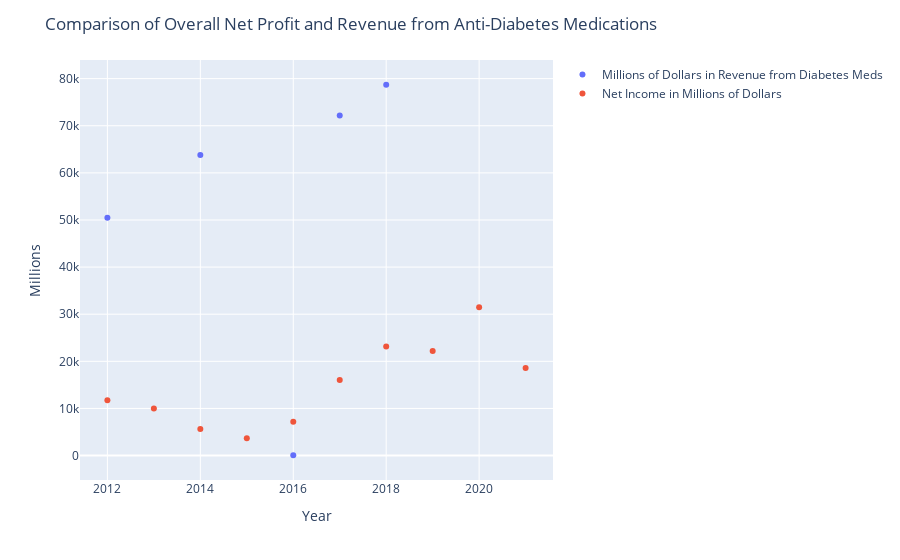

The code cell stored with this chart in its notebook:
### Code cell
fig4 = px.scatter (df, x = 'Year', y =  ["Millions of Dollars in Revenue from Diabetes Meds", "Net Income in Millions of Dollars"])

fig4.update_yaxes (title_text = "Millions")

fig4.update_layout(
    title_text = "Comparison of Overall Net Profit and Revenue from Anti-Diabetes Medications",
    legend_title = "")


fig4.show()

### Figure 1 — Plotly figure (JSON) as saved in the notebook; plotly's stock layout.template omitted (floating-point values rounded to 4 significant figures)
{"data": [{"hovertemplate": "variable=Millions of Dollars in Revenue from Diabetes Meds<br>Year=%{x}<br>value=%{y}<extra></extra>", "legendgroup": "Millions of Dollars in Revenue from Diabetes Meds", "marker": {"color": "#636efa", "symbol": "circle"}, "mode": "markers", "name": "Millions of Dollars in Revenue from Diabetes Meds", "orientation": "v", "showlegend": true, "type": "scatter", "x": [2012, 2013, 2014, 2015, 2016, 2017, 2018, 2019, 2020, 2021], "xaxis": "x", "y": [50480, null, 63800, null, 66.28, 72200, 78700, null, null, null], "yaxis": "y"}, {"hovertemplate": "variable=Net Income in Millions of Dollars<br>Year=%{x}<br>value=%{y}<extra></extra>", "legendgroup": "Net Income in Millions of Dollars", "marker": {"color": "#EF553B", "symbol": "circle"}, "mode": "markers", "name": "Net Income in Millions of Dollars", "orientation": "v", "showlegend": true, "type": "scatter", "x": [2012, 2013, 2014, 2015, 2016, 2017, 2018, 2019, 2020, 2021], "xaxis": "x", "y": [11744, 9978, 5661, 3672, 7194, 16060, 23142, 22168, 31465, 18575], "yaxis": "y"}], "layout": {"legend": {"title": {"text": ""}, "tracegroupgap": 0}, "margin": {"t": 60}, "title": {"text": "Comparison of Overall Net Profit and Revenue from Anti-Diabetes Medications"}, "xaxis": {"anchor": "y", "domain": [0, 1], "title": {"text": "Year"}}, "yaxis": {"anchor": "x", "domain": [0, 1], "title": {"text": "Millions"}}}}
